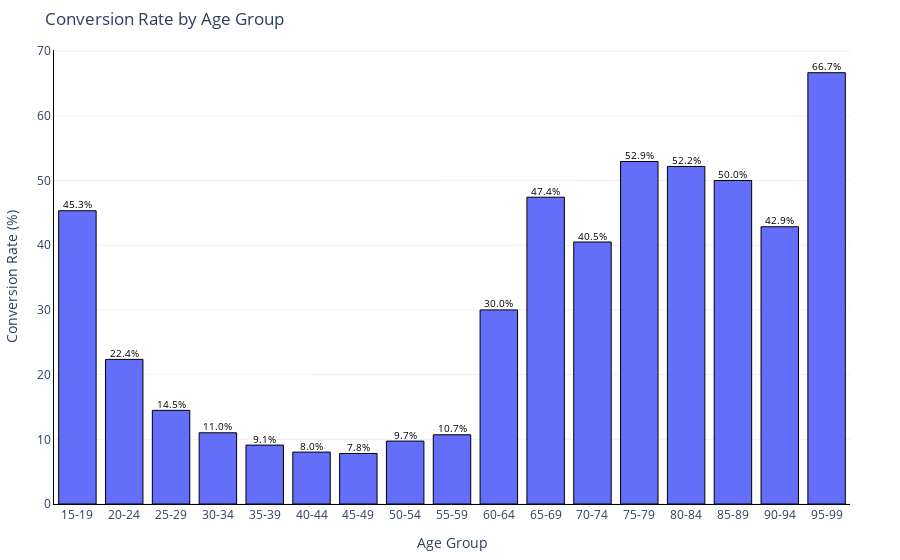

The code cell stored with this chart in its notebook:
### Code cell
# Term Deposit Subscription Conversion Rate by Age Group

min_age = 15
# Round up the maximum age to the nearest multiple of 5
max_age = int(np.ceil(marketing_df['age'].max() / 5.0) * 5)
# Create bins with a step of 5 (e.g., 15, 20, 25, ... up to max_age)
bins = np.arange(min_age, max_age + 1, 5)
# Create custom labels for each bin (e.g., "15-19", "20-24", ...)
labels = [f"{b}-{b+4}" for b in bins[:-1]]

# Create a new column 'age_group' using these bins; use right=False so that [15,20) corresponds to 15-19
marketing_df['age_group'] = pd.cut(marketing_df['age'], bins=bins, labels=labels, right=False, include_lowest=True)

# -------------------------------
# Calculate conversion rate for each age group
# -------------------------------
# Group by the new age_group and compute the total number of clients and number of "yes" responses
group_stats = marketing_df.groupby('age_group', observed=True)['y'].agg(
    total='count',
    yes=lambda x: (x == 'yes').sum()
).reset_index()

# Calculate conversion rate (percentage)
group_stats['conversion_rate'] = (group_stats['yes'] / group_stats['total']) * 100

# -------------------------------
# Create an Interactive Bar Chart with Borders and Annotations
# -------------------------------
fig = px.bar(
    group_stats,
    x='age_group',
    y='conversion_rate',
    title='Conversion Rate by Age Group',
    labels={'age_group': 'Age Group', 'conversion_rate': 'Conversion Rate (%)'},
    template='plotly_white'
)

# Add a black border around each bar
fig.update_traces(marker_line_color='black', marker_line_width=1)

# Annotate each bar with the conversion rate percentage
for _, row in group_stats.iterrows():
    if row['total'] > 0:
        fig.add_annotation(
            x=row['age_group'],
            y=row['conversion_rate'] + 1,  # Adjust vertical offset as needed
            text=f"{row['conversion_rate']:.1f}%",
            showarrow=False,
            font=dict(color="black", size=10)
        )

# Update layout to add borders to the axes and adjust margins
fig.update_layout(
    plot_bgcolor='white',
    xaxis=dict(showline=True, linewidth=1, linecolor='black'),
    yaxis=dict(showline=True, linewidth=1, linecolor='black'),
    margin=dict(l=50, r=50, t=50, b=50)
)

# Display the interactive chart
fig.show()
#fig.write_html("./interactive_graphs/age_wise_conversion_rate.html")

### Figure 1 — Plotly figure (JSON) as saved in the notebook; plotly's stock layout.template omitted (floating-point values rounded to 4 significant figures)
{"data": [{"alignmentgroup": "True", "hovertemplate": "Age Group=%{x}<br>Conversion Rate (%)=%{y}<extra></extra>", "legendgroup": "", "marker": {"color": "#636efa", "line": {"color": "black", "width": 1}, "pattern": {"shape": ""}}, "name": "", "offsetgroup": "", "orientation": "v", "showlegend": false, "textposition": "auto", "type": "bar", "x": ["15-19", "20-24", "25-29", "30-34", "35-39", "40-44", "45-49", "50-54", "55-59", "60-64", "65-69", "70-74", "75-79", "80-84", "85-89", "90-94", "95-99"], "xaxis": "x", "y": [45.33, 22.36, 14.48, 11.01, 9.105, 8.022, 7.809, 9.725, 10.7, 30, 47.42, 40.5, 52.94, 52.17, 50, 42.86, 66.67], "yaxis": "y"}], "layout": {"annotations": [{"font": {"color": "black", "size": 10}, "showarrow": false, "text": "45.3%", "x": "15-19", "y": 46.33}, {"font": {"color": "black", "size": 10}, "showarrow": false, "text": "22.4%", "x": "20-24", "y": 23.36}, {"font": {"color": "black", "size": 10}, "showarrow": false, "text": "14.5%", "x": "25-29", "y": 15.48}, {"font": {"color": "black", "size": 10}, "showarrow": false, "text": "11.0%", "x": "30-34", "y": 12.01}, {"font": {"color": "black", "size": 10}, "showarrow": false, "text": "9.1%", "x": "35-39", "y": 10.1}, {"font": {"color": "black", "size": 10}, "showarrow": false, "text": "8.0%", "x": "40-44", "y": 9.022}, {"font": {"color": "black", "size": 10}, "showarrow": false, "text": "7.8%", "x": "45-49", "y": 8.809}, {"font": {"color": "black", "size": 10}, "showarrow": false, "text": "9.7%", "x": "50-54", "y": 10.73}, {"font": {"color": "black", "size": 10}, "showarrow": false, "text": "10.7%", "x": "55-59", "y": 11.7}, {"font": {"color": "black", "size": 10}, "showarrow": false, "text": "30.0%", "x": "60-64", "y": 31}, {"font": {"color": "black", "size": 10}, "showarrow": false, "text": "47.4%", "x": "65-69", "y": 48.42}, {"font": {"color": "black", "size": 10}, "showarrow": false, "text": "40.5%", "x": "70-74", "y": 41.5}, {"font": {"color": "black", "size": 10}, "showarrow": false, "text": "52.9%", "x": "75-79", "y": 53.94}, {"font": {"color": "black", "size": 10}, "showarrow": false, "text": "52.2%", "x": "80-84", "y": 53.17}, {"font": {"color": "black", "size": 10}, "showarrow": false, "text": "50.0%", "x": "85-89", "y": 51}, {"font": {"color": "black", "size": 10}, "showarrow": false, "text": "42.9%", "x": "90-94", "y": 43.86}, {"font": {"color": "black", "size": 10}, "showarrow": false, "text": "66.7%", "x": "95-99", "y": 67.67}], "barmode": "relative", "legend": {"tracegroupgap": 0}, "margin": {"b": 50, "l": 50, "r": 50, "t": 50}, "plot_bgcolor": "white", "title": {"text": "Conversion Rate by Age Group"}, "xaxis": {"anchor": "y", "domain": [0, 1], "linecolor": "black", "linewidth": 1, "showline": true, "title": {"text": "Age Group"}}, "yaxis": {"anchor": "x", "domain": [0, 1], "linecolor": "black", "linewidth": 1, "showline": true, "title": {"text": "Conversion Rate (%)"}}}}
